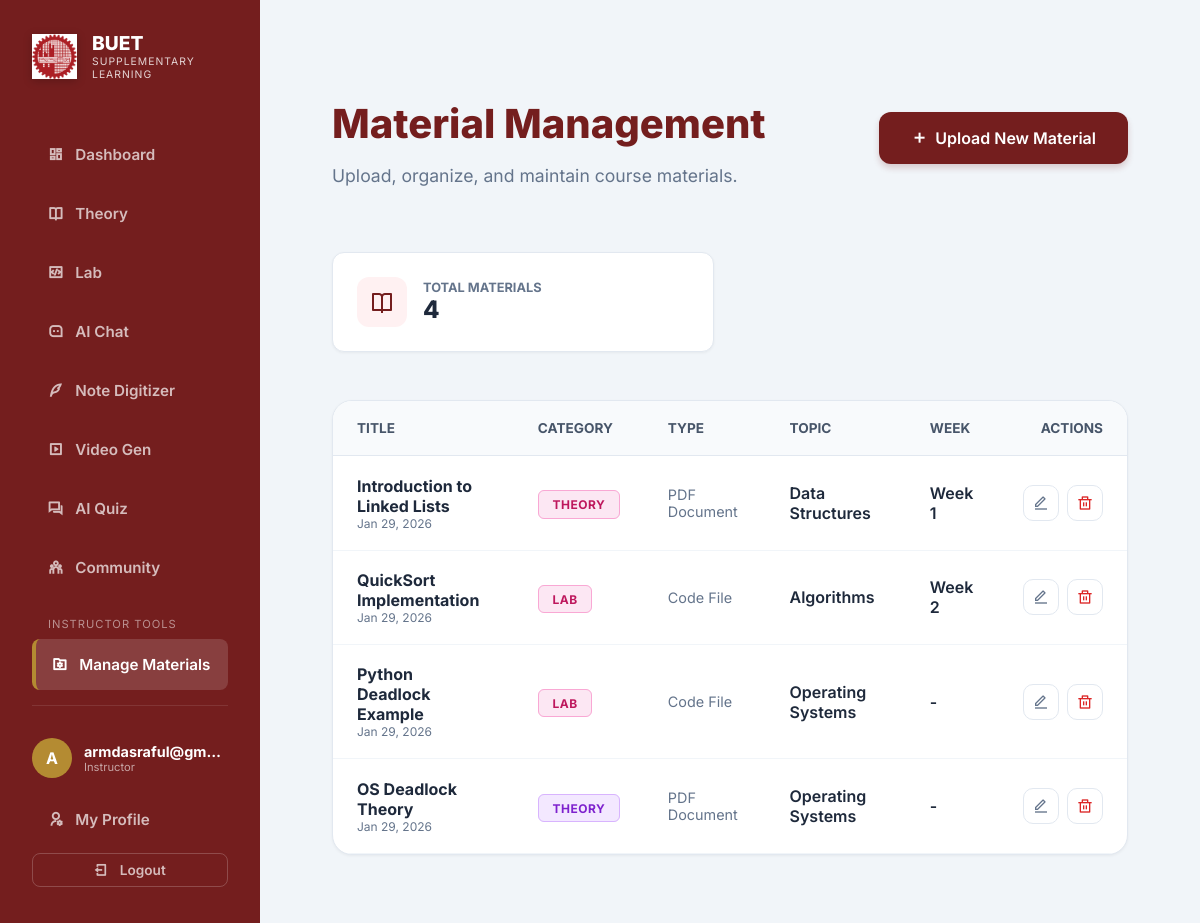
Screenshot of /manage/materials/ (signed in) with the database file from the repository.
### users/models.py (models this page shows, shortened)
class User(AbstractUser):
    ROLE_CHOICES = (
        ('STUDENT', 'Student'),
        ('INSTRUCTOR', 'Instructor'),
        ('TA', 'Teaching Assistant'),
    )
    role = models.CharField(max_length=20, choices=ROLE_CHOICES, default='STUDENT')
    google_id = models.CharField(max_length=100, blank=True, null=True)
    profile_picture = models.URLField(blank=True, null=True)
    bio = models.TextField(max_length=500, blank=True)
    department = models.CharField(max_length=100, blank=True, default='CSE')

### courses/models.py (models this page shows, shortened)
class CourseMaterial(models.Model):
    CATEGORY_CHOICES = [
        ('THEORY', 'Theory'),
        ('LAB', 'Lab'),
    ]
    FILE_TYPE_CHOICES = [
        ('SLIDE', 'Lecture Slide'),
        ('PDF', 'PDF Document'),
        ('CODE', 'Code File'),
        ('NOTE', 'Note/Reference'),
        ('OTHER', 'Other'),
    ]
    title = models.CharField(max_length=255)
    description = models.TextField(blank=True)
    category = models.CharField(max_length=10, choices=CATEGORY_CHOICES, default='THEORY')
    file_type = models.CharField(max_length=10, choices=FILE_TYPE_CHOICES, default='OTHER')
    file = models.FileField(upload_to='course_materials/', blank=True, null=True)
    text_content = models.TextField(blank=True, help_text="For notes or code snippets if no file is uploaded")
    topic = models.ForeignKey(Topic, on_delete=models.SET_NULL, null=True, blank=True, related_name='materials')
    week = models.PositiveIntegerField(null=True, blank=True)
    tags = models.CharField(max_length=255, blank=True, help_text="Comma-separated tags")
    created_at = models.DateTimeField(auto_now_add=True)
    updated_at = models.DateTimeField(auto_now=True)

class Topic(models.Model):
    name = models.CharField(max_length=200)
    description = models.TextField(blank=True)

### courses/views.py (the view)
# urls.py: path('manage/materials/', MaterialManagementListView.as_view(), name='manage-materials'),
class MaterialManagementListView(InstructorRequiredMixin, ListView):
    model = CourseMaterial
    template_name = "courses/manage_materials_list.html"
    context_object_name = "materials"
    paginate_by = 10

### courses/views.py (called while the page is built)
    def test_func(self):
        return self.request.user.is_authenticated and (self.request.user.role in ['INSTRUCTOR', 'TA'] or self.request.user.is_superuser)

### templates/courses/manage_materials_list.html (shortened to what this page needs)
{% extends "base.html" %}
{% block content %}
<div style="padding: 2rem; max-width: 1200px; margin: 0 auto;">
    <div style="display: flex; justify-content: space-between; align-items: center; margin-bottom: 3rem;">
        <div>
            <h1 style="font-size: 2.5rem; font-weight: 800; color: var(--primary); margin-bottom: 0.5rem;">Material
                Management</h1>
            <p style="color: var(--text-muted); font-size: 1.1rem;">Upload, organize, and maintain course materials.</p>
        </div>
        <a href="{% url 'material-add' %}" class="btn-primary"
            style="text-decoration: none; display: flex; align-items: center; gap: 8px;">
            <i class="ri-add-line"></i> Upload New Material
        </a>
    </div>
    <div class="grid" style="margin-bottom: 3rem;">
        <div class="card" style="padding: 1.5rem; display: flex; align-items: center; gap: 1rem;">
            <div
                style="width: 50px; height: 50px; background: #fff1f2; color: var(--primary); border-radius: 12px; display: flex; align-items: center; justify-content: center; font-size: 1.5rem;">
                <i class="ri-book-open-line"></i>
            </div>
            <div>
                <div style="font-size: 0.8rem; color: var(--text-muted); text-transform: uppercase; font-weight: 700;">
                    Total Materials</div>
                <div style="font-size: 1.5rem; font-weight: 800;">{{ materials.count }}</div>
            </div>
        </div>
    </div>
    <div class="card" style="padding: 0; overflow: hidden; border-radius: 20px;">
        <table style="width: 100%; border-collapse: collapse; text-align: left;">
            <thead>
                <tr style="background: #f8fafc; border-bottom: 1px solid var(--border-color);">
                    <th style="padding: 1.2rem 1.5rem; font-size: 0.85rem; font-weight: 700; color: #475569;">TITLE</th>
                    <th style="padding: 1.2rem 1.5rem; font-size: 0.85rem; font-weight: 700; color: #475569;">CATEGORY
                    </th>
                    <th style="padding: 1.2rem 1.5rem; font-size: 0.85rem; font-weight: 700; color: #475569;">TYPE</th>
                    <th style="padding: 1.2rem 1.5rem; font-size: 0.85rem; font-weight: 700; color: #475569;">TOPIC</th>
                    <th style="padding: 1.2rem 1.5rem; font-size: 0.85rem; font-weight: 700; color: #475569;">WEEK</th>
                    <th
                        style="padding: 1.2rem 1.5rem; font-size: 0.85rem; font-weight: 700; color: #475569; text-align: right;">
                        ACTIONS</th>
                </tr>
            </thead>
            <tbody>
                {% for material in materials %}
                <tr style="border-bottom: 1px solid #f1f5f9; transition: background 0.2s;"
                    onmouseover="this.style.background='#fcfcfc'" onmouseout="this.style.background='transparent'">
                    <td style="padding: 1.2rem 1.5rem;">
                        <div style="font-weight: 700; color: var(--text-main);">{{ material.title }}</div>
                        <div style="font-size: 0.75rem; color: var(--text-muted);">
                            {{ material.created_at|date:"M d, Y" }}
                        </div>
                    </td>
                    <td style="padding: 1.2rem 1.5rem;">
                        <span
                            class="badge {% if material.category == 'THEORY' %}badge-theory{% else %}badge-lab{% endif %}">
                            {{ material.get_category_display }}
                        </span>
                    </td>
                    <td style="padding: 1.2rem 1.5rem; color: var(--text-muted); font-size: 0.9rem;">
                        {{ material.get_file_type_display }}
                    </td>
                    <td style="padding: 1.2rem 1.5rem; color: var(--text-main); font-weight: 600;">
                        {{ material.topic.name|default:"-" }}
                    </td>
                    <td style="padding: 1.2rem 1.5rem; color: var(--text-main); font-weight: 600;">
                        {% if material.week %}Week {{ material.week }}{% else %}-{% endif %}
                    </td>
                    <td style="padding: 1.2rem 1.5rem; text-align: right;">
                        <div style="display: flex; gap: 8px; justify-content: flex-end;">
                            <a href="{% url 'material-edit' material.pk %}" class="btn-icon" title="Edit"><i
                                    class="ri-edit-line"></i></a>
                            <a href="{% url 'material-delete' material.pk %}" class="btn-icon" style="color: #dc2626;"
                                title="Delete"><i class="ri-delete-bin-line"></i></a>
                        </div>
                    </td>
                </tr>
                {% endfor %}
            </tbody>
        </table>
    </div>
</div>
{% endblock %}

### templates/base.html (shortened to what this page needs)
{% load static %}
<!DOCTYPE html>
<html lang="en">
<head>
    <link href="https://cdn.jsdelivr.net/npm/remixicon@2.5.0/fonts/remixicon.css" rel="stylesheet">
    <link rel="stylesheet" href="{% static 'css/styles.css' %}">
</head>
<body>
    <div class="sidebar" id="sidebar">
        <div class="brand">
            <img src="{% static 'images/logo.png' %}" alt="BUET Logo"
                style="width: 45px; height: 45px; object-fit: contain;">
            <div style="display: flex; flex-direction: column;">
                <span style="font-size: 1.2rem; line-height: 1.2;">BUET</span>
                <span style="font-size: 0.65rem; font-weight: 400; opacity: 0.8; letter-spacing: 1px;">SUPPLEMENTARY
                    LEARNING</span>
            </div>
        </div>
        <nav style="flex: 1; overflow-y: auto;">
            <a href="/" class="nav-link {% if request.path == '/' %}active{% endif %}">
                <i class="ri-dashboard-line"></i> Dashboard
            </a>
            <a href="/library/theory/" class="nav-link {% if 'library/theory' in request.path %}active{% endif %}">
                <i class="ri-book-open-line"></i> Theory
            </a>
            <a href="/library/lab/" class="nav-link {% if 'library/lab' in request.path %}active{% endif %}">
                <i class="ri-code-box-line"></i> Lab
            </a>
            <a href="/chat-ui/" class="nav-link {% if '/chat-ui' in request.path %}active{% endif %}">
                <i class="ri-message-3-line"></i> AI Chat
            </a>
            <a href="/digitizer-ui/" class="nav-link {% if '/digitizer-ui' in request.path %}active{% endif %}">
                <i class="ri-quill-pen-line"></i> Note Digitizer
            </a>
            <a href="/video-generator-ui/"
                class="nav-link {% if '/video-generator-ui' in request.path %}active{% endif %}">
                <i class="ri-video-line"></i> Video Gen
            </a>
            <a href="/quiz-ui/" class="nav-link {% if '/quiz-ui' in request.path %}active{% endif %}">
                <i class="ri-question-answer-line"></i> AI Quiz
            </a>
            <a href="/community/feed/" class="nav-link {% if '/community' in request.path %}active{% endif %}">
                <i class="ri-team-line"></i> Community
            </a>
            {% if user.is_authenticated and user.role != 'STUDENT' or user.is_superuser %}
            <div
                style="margin: 1.5rem 0 0.5rem 1rem; font-size: 0.7rem; color: rgba(255,255,255,0.5); text-transform: uppercase; letter-spacing: 1px;">
                Instructor Tools</div>
            <a href="{% url 'manage-materials' %}"
                class="nav-link {% if 'manage/materials' in request.path %}active{% endif %}">
                <i class="ri-folder-settings-line"></i> Manage Materials
            </a>
            <a href="/generator-ui/" class="nav-link {% if '/generator-ui' in request.path %}active{% endif %}">
            </a>
            {% endif %}
        </nav>
        <div style="margin-top: auto; padding-top: 2rem; border-top: 1px solid rgba(255,255,255,0.1);">
            {% if user.is_authenticated %}
            <div style="display: flex; align-items: center; gap: 12px; margin-bottom: 1rem;">
                <div
                    style="min-width: 40px; width: 40px; height: 40px; border-radius: 50%; background: var(--secondary); display: flex; align-items: center; justify-content: center; font-weight: 700;">
                    {{ user.username|first|upper }}
                </div>
                <div style="overflow: hidden;">
                    <div
                        style="font-size: 0.9rem; font-weight: 700; white-space: nowrap; overflow: hidden; text-overflow: ellipsis;">
                        {{ user.username }}</div>
                    <div style="font-size: 0.7rem; color: rgba(255,255,255,0.6);">
                        {{ user.get_role_display|default:"Student" }}</div>
                </div>
            </div>
            <a href="{% url 'profile' %}" class="nav-link {% if '/profile' in request.path %}active{% endif %}"
                style="margin-bottom: 0.5rem;">
                <i class="ri-user-settings-line"></i> My Profile
            </a>
            <a href="{% url 'account_logout' %}" class="nav-link"
                style="padding: 0.5rem; font-size: 0.85rem; border: 1px solid rgba(255,255,255,0.2); justify-content: center; margin-top: 0.5rem;">
                <i class="ri-logout-box-line"></i> Logout
            </a>
            {% else %}
            <a href="{% url 'account_login' %}" class="btn-primary"
                style="display: block; text-align: center; text-decoration: none; background: var(--secondary);">
                <i class="ri-login-box-line"></i> Login / Register
            </a>
            {% endif %}
        </div>
    </div>
    <div class="main-content">
        {% block content %}{% endblock %}
    </div>
</body>
</html>

### static/css/styles.css (style rules this page uses)
:root { --primary: #741e1e; --secondary: #b48b32; --accent: #e53935; --bg-dark: #f1f5f9; --bg-card: #ffffff; --text-main: #1e293b; --text-muted: #64748b; --sidebar-bg: #741e1e; --sidebar-text: #ffffff; --glass: rgba(255, 255, 255, 0.9); --border-color: #e2e8f0; }
* { box-sizing: border-box; }
body { font-family: 'Inter', sans-serif; background: var(--bg-dark); color: var(--text-main); margin: 0; display: flex; height: 100vh; overflow: hidden; }
.sidebar { width: 260px; background: var(--sidebar-bg); color: var(--sidebar-text); padding: 2rem; display: flex; flex-direction: column; box-shadow: 4px 0 10px rgba(0, 0, 0, 0.1); transition: all 0.3s ease; }
.brand { font-size: 1.5rem; font-weight: 800; color: white; margin-bottom: 3rem; display: flex; align-items: center; gap: 15px; }
.brand img { width: 50px; height: auto; filter: drop-shadow(0 2px 4px rgba(0, 0, 0, 0.2)); }
.nav-link { color: rgba(255, 255, 255, 0.7); text-decoration: none; padding: 1rem; border-radius: 8px; transition: all 0.3s; display: flex; align-items: center; gap: 12px; margin-bottom: 0.5rem; font-weight: 600; font-size: 0.95rem; }
.nav-link:hover, .nav-link.active { background: rgba(255, 255, 255, 0.15); color: #fff; border-left: 4px solid var(--secondary); }
.main-content { flex: 1; padding: 2.5rem; overflow-y: auto; position: relative; background: var(--bg-dark); }
.card { background: var(--bg-card); border: 1px solid var(--border-color); border-radius: 12px; padding: 1.5rem; transition: transform 0.2s, box-shadow 0.2s; box-shadow: 0 1px 3px rgba(0, 0, 0, 0.05); }
.badge { padding: 0.35rem 0.85rem; border-radius: 6px; font-size: 0.75rem; font-weight: 700; text-transform: uppercase; letter-spacing: 0.5px; }
.badge-theory { background: #f3e8ff; color: #7e22ce; border: 1px solid #d8b4fe; }
.badge-lab { background: #fce7f3; color: #be185d; border: 1px solid #f9a8d4; }
.grid { display: grid; grid-template-columns: repeat(auto-fill, minmax(300px, 1fr)); gap: 2rem; }
.btn-primary { background: var(--primary); color: white; border: none; padding: 1rem 2rem; border-radius: 12px; cursor: pointer; font-weight: 600; transition: all 0.2s; font-size: 1rem; box-shadow: 0 4px 6px rgba(116, 30, 30, 0.2); }

### templates/courses/manage_materials_list.html (style rules this page uses)
.btn-icon { width: 36px; height: 36px; border-radius: 10px; border: 1px solid #e2e8f0; background: white; color: #64748b; cursor: pointer; display: flex; align-items: center; justify-content: center; transition: all 0.2s; text-decoration: none; }

### rows the page displays
User: username|first "A", username "armdasraful@gm…", role "Instructor"
CourseMaterial: title "Introduction to Linked Lists", created_at "Jan 29, 2026", category "THEORY", file_type "PDF Document", topic.name "Data Structures", week "1"
CourseMaterial: title "QuickSort Implementation", created_at "Jan 29, 2026", category "LAB", file_type "Code File", topic.name "Algorithms", week "2"
CourseMaterial: title "Python Deadlock Example", created_at "Jan 29, 2026", category "LAB", file_type "Code File", topic.name "Operating Systems"
CourseMaterial: title "OS Deadlock Theory", created_at "Jan 29, 2026", category "THEORY", file_type "PDF Document", topic.name "Operating Systems"

### other values shown
{{ materials.count }} "4"
